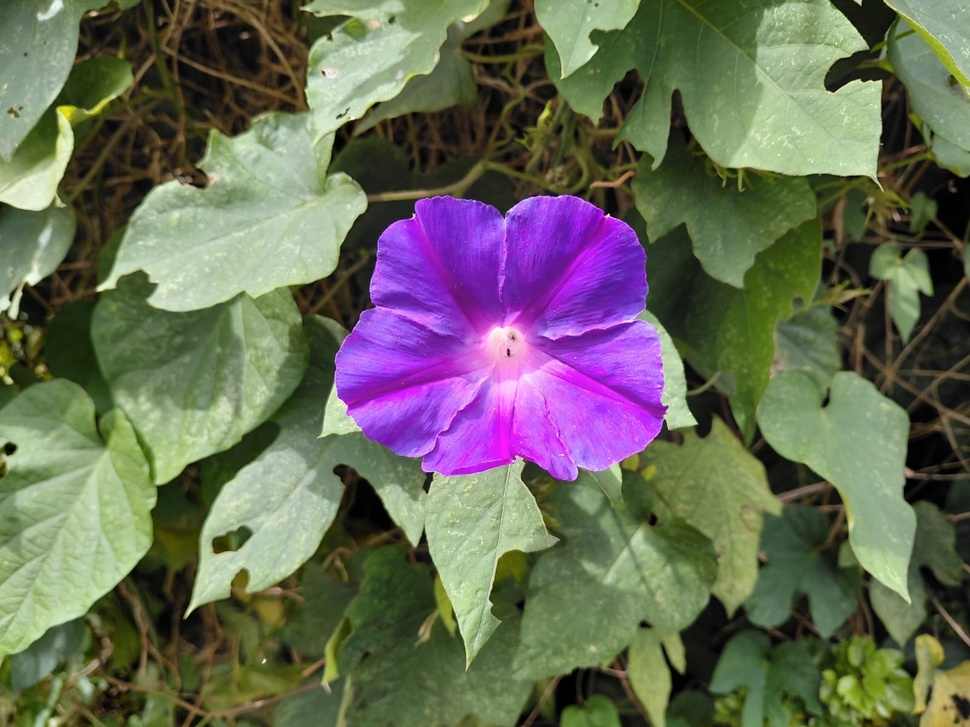
#> input picture Processamento e quatificação das flores/flor1.jpeg, 970 x 727 px, shrunk from 1600 x 1200 before the run
$ python main.py
#> lines starting #> are read from the running program, lines starting #| are printed output that depends on the picture; after the words box and inside, x2 and y2 are one past the last pixel; in counts of white or black regions, pixels touching at a corner belong together
#> further down, img is the input picture: shape (727, 970, 3); mean B, G, R 89.5, 105.4, 104.7
import cv2
import numpy as np
import os

def processar_imagem_flor(imagem, lower_color, upper_color):
    # Converte para HSV
    hsv = cv2.cvtColor(imagem, cv2.COLOR_BGR2HSV)
#> hsv: shape (727, 970, 3); mean H, S, V 51.6, 106.6, 122.9

    # Segmentação por cor
    mask = cv2.inRange(hsv, lower_color, upper_color)
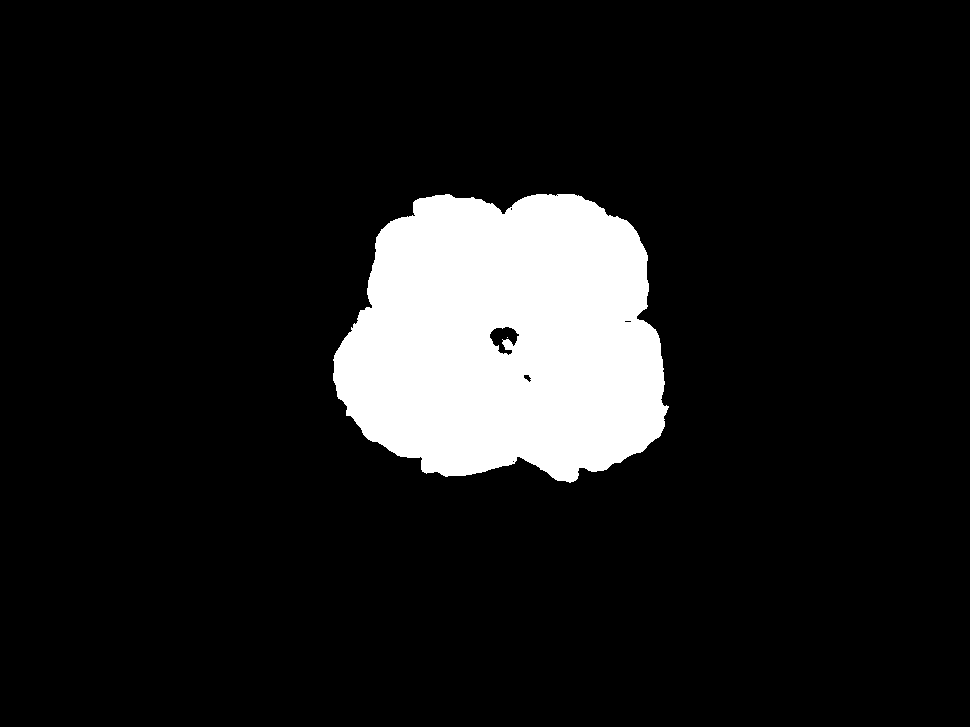
#> mask: shape (727, 970); 10.8% white; 2 white regions (1 under 20 px), largest, box (x1, y1, x2, y2) and area: (333, 194, 669, 483) 76182

    # Limpeza da máscara (operações morfológicas)
    kernel = np.ones((5, 5), np.uint8)
    mask = cv2.morphologyEx(mask, cv2.MORPH_CLOSE, kernel)
#> mask: shape (727, 970); 10.8% white; 1 white region, box (x1, y1, x2, y2) and area: (333, 194, 669, 483) 76348
    mask = cv2.morphologyEx(mask, cv2.MORPH_OPEN, kernel)
#> mask: shape (727, 970); 10.8% white; 1 white region, box (x1, y1, x2, y2) and area: (333, 194, 667, 482) 76322

    # Aplica a máscara na imagem original
    resultado = cv2.bitwise_and(imagem, imagem, mask=mask)
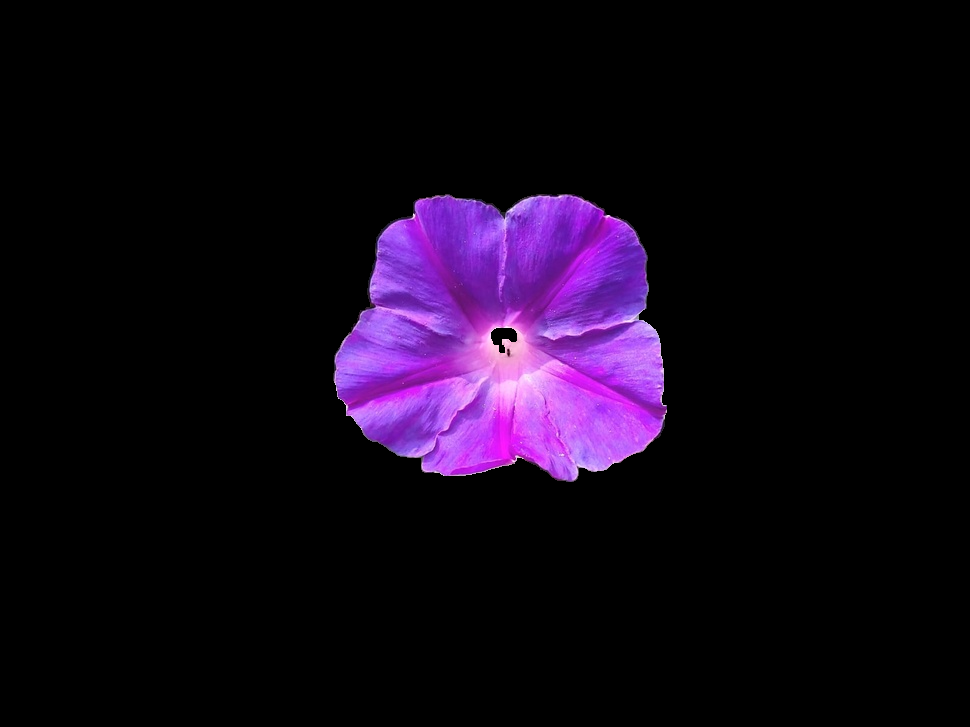
#> resultado: shape (727, 970, 3); mean B, G, R 23.3, 7.3, 17.9

    # Cálculos
    total_pixels = imagem.shape[0] * imagem.shape[1]
#> total_pixels = 705190
    pixels_flor = cv2.countNonZero(mask)
#> pixels_flor = 76322
    percentual_ocupacao = (pixels_flor / total_pixels) * 100 if total_pixels > 0 else 0
#> percentual_ocupacao = 10.82

    return mask, resultado, total_pixels, pixels_flor, percentual_ocupacao

# Intervalo de cor para o tom roxo/azul das flores fornecidas
lower_blue_purple = np.array([110, 40, 40])
upper_blue_purple = np.array([165, 255, 255])

imagens_originais = ["flor1.jpeg", "flor2.jpeg"]

print(f"Diretório atual de execução: {os.getcwd()}\n")
print("--- PROCESSANDO FLORES REAIS ---")

for path in imagens_originais:
    if not os.path.exists(path):
        print(f"[ERRO] A imagem '{path}' não foi encontrada!")
        print(f"Verifique se o arquivo está salvo exatamente nesta pasta: {os.getcwd()}\n")
        continue

    img = cv2.imread(path)
    mask, resultado, total, px_flor, perc = processar_imagem_flor(img, lower_blue_purple, upper_blue_purple)
#> total = 705190; px_flor = 76322; perc = 10.82

    print(f"Imagem: {path}")
    print(f"Total de pixels: {total}")
#| Total de pixels: 705190
    print(f"Pixels correspondentes à flor: {px_flor}")
#| Pixels correspondentes à flor: 76322
    print(f"Percentual de ocupação: {perc:.2f}%")
#| Percentual de ocupação: 10.82%

    # Salva os resultados para visualização
    cv2.imwrite(f"MASCARA_{path}", mask)
    cv2.imwrite(f"RESULTADO_{path}", resultado)
    print(f"-> Arquivos gerados com sucesso: 'MASCARA_{path}' e 'RESULTADO_{path}'\n")
#> pass 2 of the loop `for path in imagens_originais:`:
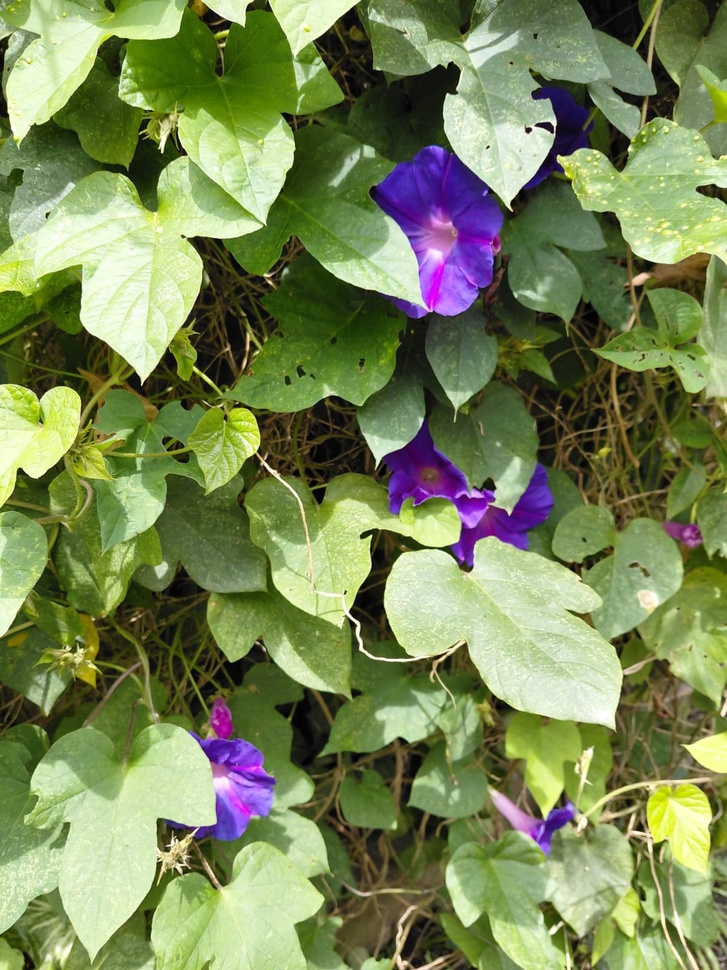
#> input picture Processamento e quatificação das flores/flor2.jpeg, 727 x 970 px, shrunk from 1200 x 1600 before the run
#> img is the input picture: shape (970, 727, 3); mean B, G, R 87.7, 134.8, 121.1
#> hsv: shape (970, 727, 3); mean H, S, V 44.5, 122.8, 140.9
#> in processar_imagem_flor (call 2), `mask = cv2.inRange(hsv, lower_color, upper_color)`:
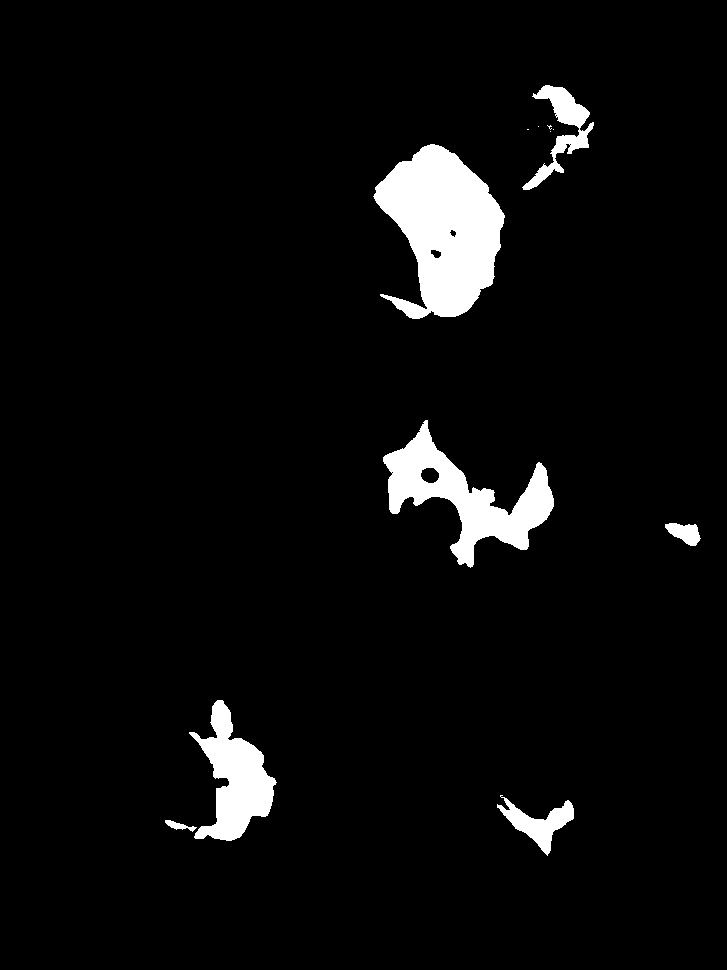
#> mask: shape (970, 727); 4.7% white; 12 white regions (5 under 20 px), largest, box (x1, y1, x2, y2) and area: (373, 144, 505, 319) 14263, (383, 420, 554, 568) 8747, (189, 700, 277, 841) 5812
#> in processar_imagem_flor (call 2), `resultado = cv2.bitwise_and(imagem, imagem, mask=mask)`:
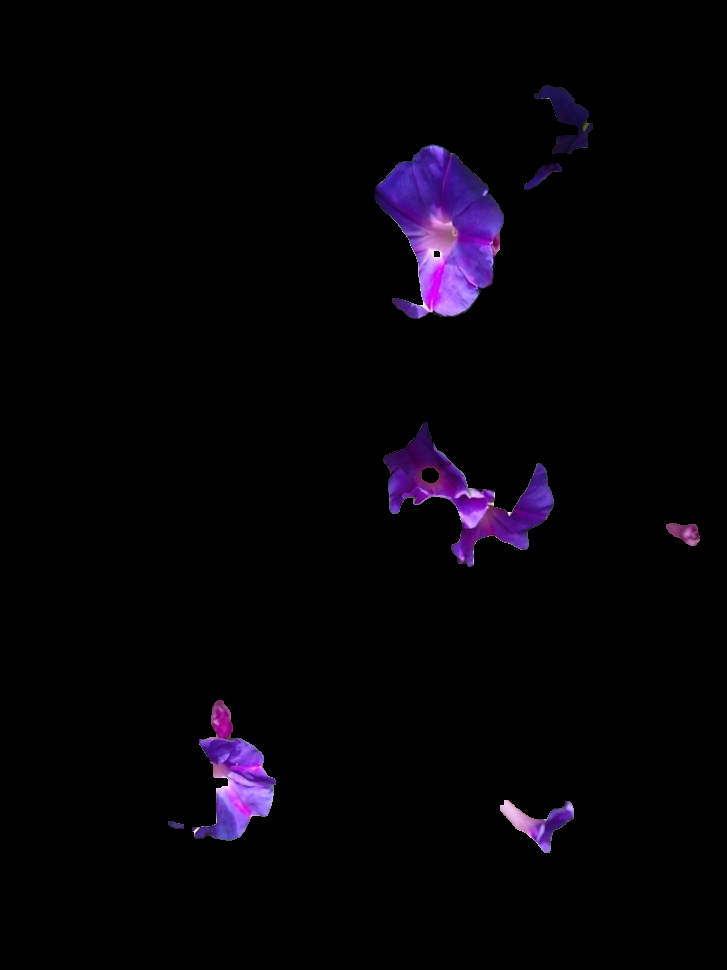
#> resultado: shape (970, 727, 3); mean B, G, R 7.5, 2.5, 5.1
#> pixels_flor = 33416
#> percentual_ocupacao = 4.74
#> px_flor = 33416; perc = 4.74
#| Total de pixels: 705190
#| Pixels correspondentes à flor: 33416
#| Percentual de ocupação: 4.74%

print("--- PROCESSANDO IMAGEM SINTÉTICA (VALIDAÇÃO) ---")
# Gera uma imagem sintética simples (retângulo) para validar o algoritmo
img_sintetica = np.zeros((500, 500, 3), dtype=np.uint8)
cv2.rectangle(img_sintetica, (100, 100), (300, 300), (200, 50, 150), -1) # Retângulo roxo
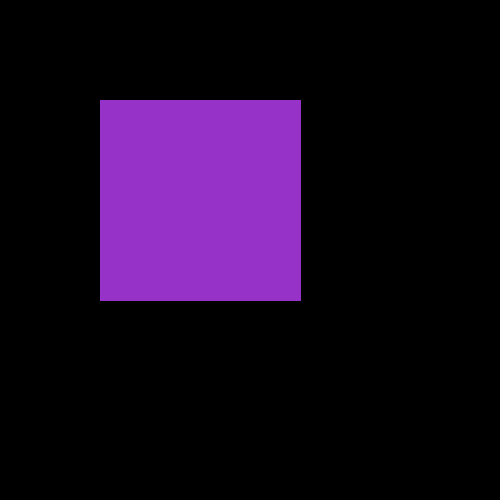
#> img_sintetica: shape (500, 500, 3); mean of channels 0, 1, 2 32.3, 8.1, 24.2; drawn as B, G, R
area_real_sintetica = 200 * 200 # Base x Altura (200x200 pixels)

mask_sint, res_sint, tot_sint, px_sint, perc_sint = processar_imagem_flor(img_sintetica, lower_blue_purple, upper_blue_purple)
#> in processar_imagem_flor (call 3), `hsv = cv2.cvtColor(imagem, cv2.COLOR_BGR2HSV)`: hsv: shape (500, 500, 3); mean H, S, V 22.6, 30.9, 32.3
#> in processar_imagem_flor (call 3), `mask = cv2.inRange(hsv, lower_color, upper_color)`:
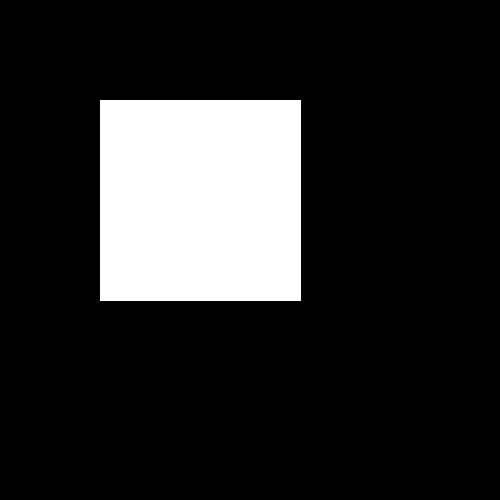
#> mask: shape (500, 500); 16.2% white; 1 white region, box (x1, y1, x2, y2) and area: (100, 100, 301, 301) 40401
#> in processar_imagem_flor (call 3), `pixels_flor = cv2.countNonZero(mask)`: pixels_flor = 40401
#> in processar_imagem_flor (call 3), `percentual_ocupacao = (pixels_flor / total_pixels) * 100 if total_pixe..`: percentual_ocupacao = 16.16
#> tot_sint = 250000; px_sint = 40401; perc_sint = 16.16

if area_real_sintetica > 0:
    erro_percentual = (abs(area_real_sintetica - px_sint) / area_real_sintetica) * 100
#> erro_percentual = 1
else:
    erro_percentual = 0

print("Imagem Sintética 1 (Retângulo)")
print(f"Pixels Reais (Esperado): {area_real_sintetica}")
print(f"Pixels Detectados: {px_sint}")
#| Pixels Detectados: 40401
print(f"Erro Percentual do Método: {erro_percentual:.2f}%")
#| Erro Percentual do Método: 1.00%
cv2.imwrite("RESULTADO_sintetica.jpg", res_sint)
print("-> Arquivo gerado com sucesso: 'RESULTADO_sintetica.jpg'\n")
